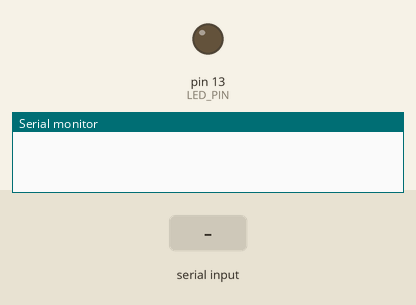
Simulated run of this sketch. Board: Arduino Uno, built with avr-gcc and run on an emulated ATmega328P. Parts: output pins drawn as LEDs (lit = HIGH), the last lines printed to the serial monitor. The inputs (shaded band) are chosen by the test bench.

Above: at 1.2 s.
1.3 s: "90,45\n" received over Serial
At 2.3 s:
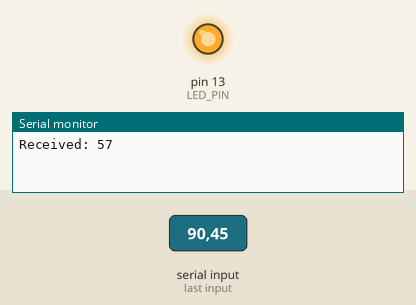
Timing chart, 0 to 11.8 s (numbered marks = the images above; inputs shaded):
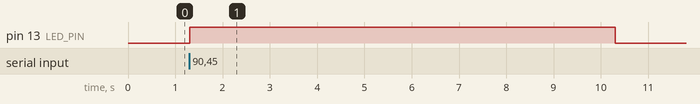

The sketch:

SignalTower.ino
```cpp
int LED_PIN = 13;

void setup() {
  Serial.begin(9600);
  pinMode(LED_PIN, OUTPUT);
}

void loop() {
  int incomingByte = 0;
  if (Serial.available() > 0) {
    incomingByte = Serial.read();
    Serial.print("Received: ");
    Serial.println(incomingByte);
    int ledBlinkTime = (incomingByte - 48) * 1000;
    digitalWrite(LED_PIN, HIGH);
    delay(ledBlinkTime);
    digitalWrite(LED_PIN, LOW);
    delay(1000);
  }
}
```

Measured:
- after the input at 1.3 s, pin 13 (LED_PIN): LOW → HIGH at once, → LOW 9.0 s later
